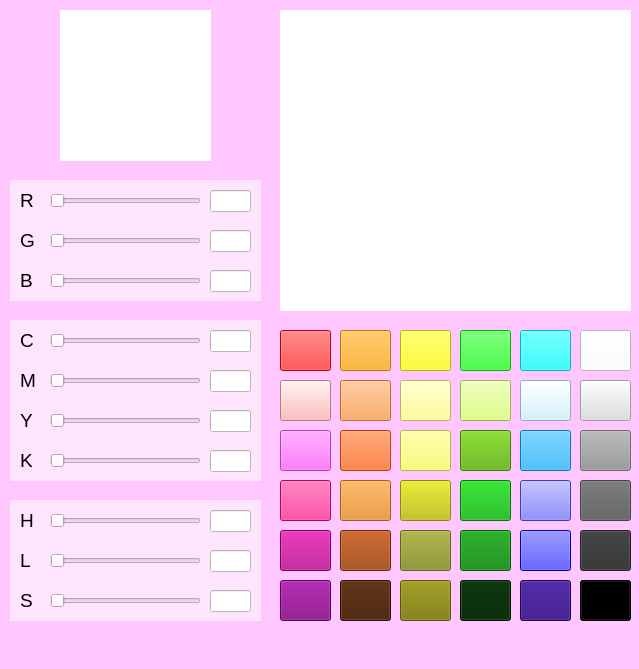
<?xml version="1.0" encoding="UTF-8"?>
<ui version="4.0">
 <class>MainWindow</class>
 <widget class="QMainWindow" name="MainWindow">
  <property name="geometry">
   <rect>
    <x>0</x>
    <y>0</y>
    <width>639</width>
    <height>669</height>
   </rect>
  </property>
  <property name="windowTitle">
   <string>MainWindow</string>
  </property>
  <property name="styleSheet">
   <string notr="true">background-color:rgb(255, 198, 255)</string>
  </property>
  <widget class="QWidget" name="centralwidget">
   <widget class="QSlider" name="slider2">
    <property name="geometry">
     <rect>
      <x>50</x>
      <y>230</y>
      <width>151</width>
      <height>22</height>
     </rect>
    </property>
    <property name="styleSheet">
     <string notr="true">background-color: rgb(255, 228, 254)
</string>
    </property>
    <property name="orientation">
     <enum>Qt::Horizontal</enum>
    </property>
   </widget>
   <widget class="QSlider" name="slider1">
    <property name="geometry">
     <rect>
      <x>50</x>
      <y>190</y>
      <width>151</width>
      <height>22</height>
     </rect>
    </property>
    <property name="styleSheet">
     <string notr="true">background-color: rgb(255, 228, 254)</string>
    </property>
    <property name="orientation">
     <enum>Qt::Horizontal</enum>
    </property>
   </widget>
   <widget class="QLineEdit" name="param2">
    <property name="geometry">
     <rect>
      <x>210</x>
      <y>230</y>
      <width>41</width>
      <height>22</height>
     </rect>
    </property>
    <property name="styleSheet">
     <string notr="true">background-color:white
</string>
    </property>
   </widget>
   <widget class="QSlider" name="slider3">
    <property name="geometry">
     <rect>
      <x>50</x>
      <y>270</y>
      <width>151</width>
      <height>22</height>
     </rect>
    </property>
    <property name="styleSheet">
     <string notr="true">background-color: rgb(255, 228, 254)</string>
    </property>
    <property name="orientation">
     <enum>Qt::Horizontal</enum>
    </property>
   </widget>
   <widget class="QLabel" name="cord3">
    <property name="geometry">
     <rect>
      <x>20</x>
      <y>270</y>
      <width>21</width>
      <height>21</height>
     </rect>
    </property>
    <property name="font">
     <font>
      <pointsize>14</pointsize>
     </font>
    </property>
    <property name="styleSheet">
     <string notr="true">background-color: rgb(255, 228, 254)</string>
    </property>
    <property name="text">
     <string>B</string>
    </property>
   </widget>
   <widget class="QLineEdit" name="param3">
    <property name="geometry">
     <rect>
      <x>210</x>
      <y>270</y>
      <width>41</width>
      <height>22</height>
     </rect>
    </property>
    <property name="styleSheet">
     <string notr="true">background-color:white</string>
    </property>
   </widget>
   <widget class="QLineEdit" name="param1">
    <property name="geometry">
     <rect>
      <x>210</x>
      <y>190</y>
      <width>41</width>
      <height>22</height>
     </rect>
    </property>
    <property name="styleSheet">
     <string notr="true">background-color:white</string>
    </property>
   </widget>
   <widget class="QWidget" name="color" native="true">
    <property name="geometry">
     <rect>
      <x>60</x>
      <y>10</y>
      <width>151</width>
      <height>151</height>
     </rect>
    </property>
    <property name="styleSheet">
     <string notr="true">background-color: white</string>
    </property>
   </widget>
   <widget class="QLabel" name="cord2">
    <property name="geometry">
     <rect>
      <x>20</x>
      <y>230</y>
      <width>21</width>
      <height>21</height>
     </rect>
    </property>
    <property name="font">
     <font>
      <pointsize>14</pointsize>
     </font>
    </property>
    <property name="styleSheet">
     <string notr="true">background-color: rgb(255, 228, 254)</string>
    </property>
    <property name="text">
     <string>G</string>
    </property>
   </widget>
   <widget class="QLabel" name="cord1">
    <property name="geometry">
     <rect>
      <x>20</x>
      <y>190</y>
      <width>21</width>
      <height>21</height>
     </rect>
    </property>
    <property name="font">
     <font>
      <pointsize>14</pointsize>
     </font>
    </property>
    <property name="styleSheet">
     <string notr="true">background-color: rgb(255, 228, 254)</string>
    </property>
    <property name="text">
     <string>R</string>
    </property>
   </widget>
   <widget class="QSlider" name="slider6">
    <property name="geometry">
     <rect>
      <x>50</x>
      <y>410</y>
      <width>151</width>
      <height>22</height>
     </rect>
    </property>
    <property name="styleSheet">
     <string notr="true">background-color: rgb(255, 228, 254)</string>
    </property>
    <property name="orientation">
     <enum>Qt::Horizontal</enum>
    </property>
   </widget>
   <widget class="QLabel" name="cord5">
    <property name="geometry">
     <rect>
      <x>20</x>
      <y>370</y>
      <width>21</width>
      <height>21</height>
     </rect>
    </property>
    <property name="font">
     <font>
      <pointsize>14</pointsize>
     </font>
    </property>
    <property name="styleSheet">
     <string notr="true">background-color: rgb(255, 228, 254)</string>
    </property>
    <property name="text">
     <string>M</string>
    </property>
   </widget>
   <widget class="QLineEdit" name="param6">
    <property name="geometry">
     <rect>
      <x>210</x>
      <y>410</y>
      <width>41</width>
      <height>22</height>
     </rect>
    </property>
    <property name="styleSheet">
     <string notr="true">background-color:white</string>
    </property>
   </widget>
   <widget class="QLabel" name="cord4">
    <property name="geometry">
     <rect>
      <x>20</x>
      <y>330</y>
      <width>21</width>
      <height>21</height>
     </rect>
    </property>
    <property name="font">
     <font>
      <pointsize>14</pointsize>
     </font>
    </property>
    <property name="styleSheet">
     <string notr="true">background-color: rgb(255, 228, 254)</string>
    </property>
    <property name="text">
     <string>C</string>
    </property>
   </widget>
   <widget class="QSlider" name="slider4">
    <property name="geometry">
     <rect>
      <x>50</x>
      <y>330</y>
      <width>151</width>
      <height>22</height>
     </rect>
    </property>
    <property name="styleSheet">
     <string notr="true">background-color: rgb(255, 228, 254)</string>
    </property>
    <property name="orientation">
     <enum>Qt::Horizontal</enum>
    </property>
   </widget>
   <widget class="QLineEdit" name="param5">
    <property name="geometry">
     <rect>
      <x>210</x>
      <y>370</y>
      <width>41</width>
      <height>22</height>
     </rect>
    </property>
    <property name="styleSheet">
     <string notr="true">background-color:white
</string>
    </property>
   </widget>
   <widget class="QSlider" name="slider5">
    <property name="geometry">
     <rect>
      <x>50</x>
      <y>370</y>
      <width>151</width>
      <height>22</height>
     </rect>
    </property>
    <property name="styleSheet">
     <string notr="true">background-color: rgb(255, 228, 254)</string>
    </property>
    <property name="orientation">
     <enum>Qt::Horizontal</enum>
    </property>
   </widget>
   <widget class="QLineEdit" name="param4">
    <property name="geometry">
     <rect>
      <x>210</x>
      <y>330</y>
      <width>41</width>
      <height>22</height>
     </rect>
    </property>
    <property name="styleSheet">
     <string notr="true">background-color:white</string>
    </property>
   </widget>
   <widget class="QLabel" name="cord6">
    <property name="geometry">
     <rect>
      <x>20</x>
      <y>410</y>
      <width>21</width>
      <height>21</height>
     </rect>
    </property>
    <property name="font">
     <font>
      <pointsize>14</pointsize>
     </font>
    </property>
    <property name="styleSheet">
     <string notr="true">background-color: rgb(255, 228, 254)</string>
    </property>
    <property name="text">
     <string>Y</string>
    </property>
   </widget>
   <widget class="QLineEdit" name="param7">
    <property name="geometry">
     <rect>
      <x>210</x>
      <y>450</y>
      <width>41</width>
      <height>22</height>
     </rect>
    </property>
    <property name="styleSheet">
     <string notr="true">background-color:white</string>
    </property>
   </widget>
   <widget class="QSlider" name="slider7">
    <property name="geometry">
     <rect>
      <x>50</x>
      <y>450</y>
      <width>151</width>
      <height>22</height>
     </rect>
    </property>
    <property name="styleSheet">
     <string notr="true">background-color: rgb(255, 228, 254)</string>
    </property>
    <property name="orientation">
     <enum>Qt::Horizontal</enum>
    </property>
   </widget>
   <widget class="QLabel" name="cord7">
    <property name="geometry">
     <rect>
      <x>20</x>
      <y>450</y>
      <width>21</width>
      <height>21</height>
     </rect>
    </property>
    <property name="font">
     <font>
      <pointsize>14</pointsize>
     </font>
    </property>
    <property name="styleSheet">
     <string notr="true">background-color: rgb(255, 228, 254)</string>
    </property>
    <property name="text">
     <string>K</string>
    </property>
   </widget>
   <widget class="QSlider" name="slider10">
    <property name="geometry">
     <rect>
      <x>50</x>
      <y>590</y>
      <width>151</width>
      <height>22</height>
     </rect>
    </property>
    <property name="styleSheet">
     <string notr="true">background-color: rgb(255, 228, 254)</string>
    </property>
    <property name="orientation">
     <enum>Qt::Horizontal</enum>
    </property>
   </widget>
   <widget class="QLabel" name="cord9">
    <property name="geometry">
     <rect>
      <x>20</x>
      <y>550</y>
      <width>21</width>
      <height>21</height>
     </rect>
    </property>
    <property name="font">
     <font>
      <pointsize>14</pointsize>
     </font>
    </property>
    <property name="styleSheet">
     <string notr="true">background-color: rgb(255, 228, 254)</string>
    </property>
    <property name="text">
     <string>L</string>
    </property>
   </widget>
   <widget class="QLineEdit" name="param10">
    <property name="geometry">
     <rect>
      <x>210</x>
      <y>590</y>
      <width>41</width>
      <height>22</height>
     </rect>
    </property>
    <property name="styleSheet">
     <string notr="true">background-color:white</string>
    </property>
   </widget>
   <widget class="QLabel" name="cord8">
    <property name="geometry">
     <rect>
      <x>20</x>
      <y>510</y>
      <width>21</width>
      <height>21</height>
     </rect>
    </property>
    <property name="font">
     <font>
      <pointsize>14</pointsize>
     </font>
    </property>
    <property name="styleSheet">
     <string notr="true">background-color: rgb(255, 228, 254)</string>
    </property>
    <property name="text">
     <string>H</string>
    </property>
   </widget>
   <widget class="QSlider" name="slider8">
    <property name="geometry">
     <rect>
      <x>50</x>
      <y>510</y>
      <width>151</width>
      <height>22</height>
     </rect>
    </property>
    <property name="styleSheet">
     <string notr="true">background-color: rgb(255, 228, 254)</string>
    </property>
    <property name="orientation">
     <enum>Qt::Horizontal</enum>
    </property>
   </widget>
   <widget class="QLineEdit" name="param9">
    <property name="geometry">
     <rect>
      <x>210</x>
      <y>550</y>
      <width>41</width>
      <height>22</height>
     </rect>
    </property>
    <property name="styleSheet">
     <string notr="true">background-color:white
</string>
    </property>
   </widget>
   <widget class="QSlider" name="slider9">
    <property name="geometry">
     <rect>
      <x>50</x>
      <y>550</y>
      <width>151</width>
      <height>22</height>
     </rect>
    </property>
    <property name="styleSheet">
     <string notr="true">background-color: rgb(255, 228, 254)</string>
    </property>
    <property name="orientation">
     <enum>Qt::Horizontal</enum>
    </property>
   </widget>
   <widget class="QLineEdit" name="param8">
    <property name="geometry">
     <rect>
      <x>210</x>
      <y>510</y>
      <width>41</width>
      <height>22</height>
     </rect>
    </property>
    <property name="styleSheet">
     <string notr="true">background-color:white</string>
    </property>
   </widget>
   <widget class="QLabel" name="cord10">
    <property name="geometry">
     <rect>
      <x>20</x>
      <y>590</y>
      <width>21</width>
      <height>21</height>
     </rect>
    </property>
    <property name="font">
     <font>
      <pointsize>14</pointsize>
     </font>
    </property>
    <property name="styleSheet">
     <string notr="true">background-color: rgb(255, 228, 254)</string>
    </property>
    <property name="text">
     <string>S</string>
    </property>
   </widget>
   <widget class="QWidget" name="color_2" native="true">
    <property name="geometry">
     <rect>
      <x>10</x>
      <y>180</y>
      <width>251</width>
      <height>121</height>
     </rect>
    </property>
    <property name="styleSheet">
     <string notr="true">background-color: rgb(255, 228, 254)</string>
    </property>
   </widget>
   <widget class="QWidget" name="color_3" native="true">
    <property name="geometry">
     <rect>
      <x>10</x>
      <y>320</y>
      <width>251</width>
      <height>161</height>
     </rect>
    </property>
    <property name="styleSheet">
     <string notr="true">background-color: rgb(255, 228, 254)</string>
    </property>
   </widget>
   <widget class="QWidget" name="color_4" native="true">
    <property name="geometry">
     <rect>
      <x>10</x>
      <y>500</y>
      <width>251</width>
      <height>121</height>
     </rect>
    </property>
    <property name="styleSheet">
     <string notr="true">background-color: rgb(255, 228, 254)</string>
    </property>
   </widget>
   <widget class="QPushButton" name="pushButton">
    <property name="geometry">
     <rect>
      <x>280</x>
      <y>330</y>
      <width>51</width>
      <height>41</height>
     </rect>
    </property>
    <property name="styleSheet">
     <string notr="true">background-color: red</string>
    </property>
    <property name="text">
     <string/>
    </property>
   </widget>
   <widget class="QPushButton" name="pushButton_2">
    <property name="geometry">
     <rect>
      <x>400</x>
      <y>330</y>
      <width>51</width>
      <height>41</height>
     </rect>
    </property>
    <property name="styleSheet">
     <string notr="true">background-color: yellow</string>
    </property>
    <property name="text">
     <string/>
    </property>
   </widget>
   <widget class="QPushButton" name="pushButton_3">
    <property name="geometry">
     <rect>
      <x>460</x>
      <y>530</y>
      <width>51</width>
      <height>41</height>
     </rect>
    </property>
    <property name="styleSheet">
     <string notr="true">background-color: green</string>
    </property>
    <property name="text">
     <string/>
    </property>
   </widget>
   <widget class="QPushButton" name="pushButton_4">
    <property name="geometry">
     <rect>
      <x>520</x>
      <y>530</y>
      <width>51</width>
      <height>41</height>
     </rect>
    </property>
    <property name="styleSheet">
     <string notr="true">background-color: blue</string>
    </property>
    <property name="text">
     <string/>
    </property>
   </widget>
   <widget class="QPushButton" name="pushButton_5">
    <property name="geometry">
     <rect>
      <x>280</x>
      <y>530</y>
      <width>51</width>
      <height>41</height>
     </rect>
    </property>
    <property name="styleSheet">
     <string notr="true">background-color: rgb(170, 0, 127)</string>
    </property>
    <property name="text">
     <string/>
    </property>
   </widget>
   <widget class="QPushButton" name="pushButton_6">
    <property name="geometry">
     <rect>
      <x>580</x>
      <y>330</y>
      <width>51</width>
      <height>41</height>
     </rect>
    </property>
    <property name="styleSheet">
     <string notr="true">background-color: white</string>
    </property>
    <property name="text">
     <string/>
    </property>
   </widget>
   <widget class="QPushButton" name="pushButton_7">
    <property name="geometry">
     <rect>
      <x>280</x>
      <y>480</y>
      <width>51</width>
      <height>41</height>
     </rect>
    </property>
    <property name="styleSheet">
     <string notr="true">background-color: rgb(255, 0, 127)</string>
    </property>
    <property name="text">
     <string/>
    </property>
   </widget>
   <widget class="QPushButton" name="pushButton_8">
    <property name="geometry">
     <rect>
      <x>520</x>
      <y>330</y>
      <width>51</width>
      <height>41</height>
     </rect>
    </property>
    <property name="styleSheet">
     <string notr="true">background-color: cyan</string>
    </property>
    <property name="text">
     <string/>
    </property>
   </widget>
   <widget class="QPushButton" name="pushButton_9">
    <property name="geometry">
     <rect>
      <x>580</x>
      <y>380</y>
      <width>51</width>
      <height>41</height>
     </rect>
    </property>
    <property name="styleSheet">
     <string notr="true">background-color: rgb(222, 222, 222)</string>
    </property>
    <property name="text">
     <string/>
    </property>
   </widget>
   <widget class="QPushButton" name="pushButton_11">
    <property name="geometry">
     <rect>
      <x>280</x>
      <y>580</y>
      <width>51</width>
      <height>41</height>
     </rect>
    </property>
    <property name="styleSheet">
     <string notr="true">background-color: purple</string>
    </property>
    <property name="text">
     <string/>
    </property>
   </widget>
   <widget class="QPushButton" name="pushButton_12">
    <property name="geometry">
     <rect>
      <x>460</x>
      <y>380</y>
      <width>51</width>
      <height>41</height>
     </rect>
    </property>
    <property name="styleSheet">
     <string notr="true">background-color: rgb(214, 255, 101)
</string>
    </property>
    <property name="text">
     <string/>
    </property>
   </widget>
   <widget class="QPushButton" name="pushButton_13">
    <property name="geometry">
     <rect>
      <x>340</x>
      <y>430</y>
      <width>51</width>
      <height>41</height>
     </rect>
    </property>
    <property name="styleSheet">
     <string notr="true">background-color: rgb(255, 85, 0)</string>
    </property>
    <property name="text">
     <string/>
    </property>
   </widget>
   <widget class="QPushButton" name="pushButton_14">
    <property name="geometry">
     <rect>
      <x>460</x>
      <y>330</y>
      <width>51</width>
      <height>41</height>
     </rect>
    </property>
    <property name="styleSheet">
     <string notr="true">background-color: rgb(0, 255, 0)</string>
    </property>
    <property name="text">
     <string/>
    </property>
   </widget>
   <widget class="QPushButton" name="pushButton_15">
    <property name="geometry">
     <rect>
      <x>580</x>
      <y>430</y>
      <width>51</width>
      <height>41</height>
     </rect>
    </property>
    <property name="styleSheet">
     <string notr="true">background-color: rgb(152, 152, 152)</string>
    </property>
    <property name="text">
     <string/>
    </property>
   </widget>
   <widget class="QPushButton" name="pushButton_16">
    <property name="geometry">
     <rect>
      <x>340</x>
      <y>380</y>
      <width>51</width>
      <height>41</height>
     </rect>
    </property>
    <property name="styleSheet">
     <string notr="true">background-color:rgb(255, 151, 65)</string>
    </property>
    <property name="text">
     <string/>
    </property>
   </widget>
   <widget class="QPushButton" name="pushButton_17">
    <property name="geometry">
     <rect>
      <x>400</x>
      <y>380</y>
      <width>51</width>
      <height>41</height>
     </rect>
    </property>
    <property name="styleSheet">
     <string notr="true">background-color: rgb(255, 255, 127)</string>
    </property>
    <property name="text">
     <string/>
    </property>
   </widget>
   <widget class="QPushButton" name="pushButton_18">
    <property name="geometry">
     <rect>
      <x>520</x>
      <y>430</y>
      <width>51</width>
      <height>41</height>
     </rect>
    </property>
    <property name="styleSheet">
     <string notr="true">background-color: rgb(0, 170, 255)</string>
    </property>
    <property name="text">
     <string/>
    </property>
   </widget>
   <widget class="QPushButton" name="pushButton_19">
    <property name="geometry">
     <rect>
      <x>340</x>
      <y>530</y>
      <width>51</width>
      <height>41</height>
     </rect>
    </property>
    <property name="styleSheet">
     <string notr="true">background-color: rgb(149, 55, 0)</string>
    </property>
    <property name="text">
     <string/>
    </property>
   </widget>
   <widget class="QPushButton" name="pushButton_20">
    <property name="geometry">
     <rect>
      <x>460</x>
      <y>430</y>
      <width>51</width>
      <height>41</height>
     </rect>
    </property>
    <property name="styleSheet">
     <string notr="true">background-color: rgb(85, 170, 0)</string>
    </property>
    <property name="text">
     <string/>
    </property>
   </widget>
   <widget class="QPushButton" name="pushButton_21">
    <property name="geometry">
     <rect>
      <x>580</x>
      <y>480</y>
      <width>51</width>
      <height>41</height>
     </rect>
    </property>
    <property name="styleSheet">
     <string notr="true">background-color: rgb(93, 93, 93)</string>
    </property>
    <property name="text">
     <string/>
    </property>
   </widget>
   <widget class="QPushButton" name="pushButton_22">
    <property name="geometry">
     <rect>
      <x>400</x>
      <y>480</y>
      <width>51</width>
      <height>41</height>
     </rect>
    </property>
    <property name="styleSheet">
     <string notr="true">background-color: rgb(194, 194, 0)</string>
    </property>
    <property name="text">
     <string/>
    </property>
   </widget>
   <widget class="QPushButton" name="pushButton_23">
    <property name="geometry">
     <rect>
      <x>400</x>
      <y>430</y>
      <width>51</width>
      <height>41</height>
     </rect>
    </property>
    <property name="styleSheet">
     <string notr="true">background-color: rgb(252, 255, 84)</string>
    </property>
    <property name="text">
     <string/>
    </property>
   </widget>
   <widget class="QPushButton" name="pushButton_24">
    <property name="geometry">
     <rect>
      <x>520</x>
      <y>480</y>
      <width>51</width>
      <height>41</height>
     </rect>
    </property>
    <property name="styleSheet">
     <string notr="true">background-color: rgb(85, 85, 255)</string>
    </property>
    <property name="text">
     <string/>
    </property>
   </widget>
   <widget class="QPushButton" name="pushButton_25">
    <property name="geometry">
     <rect>
      <x>400</x>
      <y>580</y>
      <width>51</width>
      <height>41</height>
     </rect>
    </property>
    <property name="styleSheet">
     <string notr="true">background-color: rgb(122, 118, 0)</string>
    </property>
    <property name="text">
     <string/>
    </property>
   </widget>
   <widget class="QPushButton" name="pushButton_26">
    <property name="geometry">
     <rect>
      <x>340</x>
      <y>480</y>
      <width>51</width>
      <height>41</height>
     </rect>
    </property>
    <property name="styleSheet">
     <string notr="true">background-color: rgb(225, 134, 23)</string>
    </property>
    <property name="text">
     <string/>
    </property>
   </widget>
   <widget class="QPushButton" name="pushButton_27">
    <property name="geometry">
     <rect>
      <x>280</x>
      <y>430</y>
      <width>51</width>
      <height>41</height>
     </rect>
    </property>
    <property name="styleSheet">
     <string notr="true">background-color: rgb(255, 85, 255)</string>
    </property>
    <property name="text">
     <string/>
    </property>
   </widget>
   <widget class="QPushButton" name="pushButton_28">
    <property name="geometry">
     <rect>
      <x>520</x>
      <y>380</y>
      <width>51</width>
      <height>41</height>
     </rect>
    </property>
    <property name="styleSheet">
     <string notr="true">background-color: rgb(201, 241, 255)</string>
    </property>
    <property name="text">
     <string/>
    </property>
   </widget>
   <widget class="QPushButton" name="pushButton_29">
    <property name="geometry">
     <rect>
      <x>580</x>
      <y>530</y>
      <width>51</width>
      <height>41</height>
     </rect>
    </property>
    <property name="styleSheet">
     <string notr="true">background-color: rgb(48, 48, 48)</string>
    </property>
    <property name="text">
     <string/>
    </property>
   </widget>
   <widget class="QPushButton" name="pushButton_30">
    <property name="geometry">
     <rect>
      <x>460</x>
      <y>480</y>
      <width>51</width>
      <height>41</height>
     </rect>
    </property>
    <property name="styleSheet">
     <string notr="true">background-color: rgb(0, 170, 0)</string>
    </property>
    <property name="text">
     <string/>
    </property>
   </widget>
   <widget class="QPushButton" name="pushButton_31">
    <property name="geometry">
     <rect>
      <x>400</x>
      <y>530</y>
      <width>51</width>
      <height>41</height>
     </rect>
    </property>
    <property name="styleSheet">
     <string notr="true">background-color: rgb(135, 141, 31)</string>
    </property>
    <property name="text">
     <string/>
    </property>
   </widget>
   <widget class="QPushButton" name="pushButton_32">
    <property name="geometry">
     <rect>
      <x>340</x>
      <y>580</y>
      <width>51</width>
      <height>41</height>
     </rect>
    </property>
    <property name="styleSheet">
     <string notr="true">background-color: rgb(66, 27, 0)</string>
    </property>
    <property name="text">
     <string/>
    </property>
   </widget>
   <widget class="QPushButton" name="pushButton_33">
    <property name="geometry">
     <rect>
      <x>280</x>
      <y>380</y>
      <width>51</width>
      <height>41</height>
     </rect>
    </property>
    <property name="styleSheet">
     <string notr="true">background-color:rgb(255, 172, 172)</string>
    </property>
    <property name="text">
     <string/>
    </property>
   </widget>
   <widget class="QPushButton" name="pushButton_34">
    <property name="geometry">
     <rect>
      <x>520</x>
      <y>580</y>
      <width>51</width>
      <height>41</height>
     </rect>
    </property>
    <property name="styleSheet">
     <string notr="true">background-color: rgb(39, 0, 118)</string>
    </property>
    <property name="text">
     <string/>
    </property>
   </widget>
   <widget class="QPushButton" name="pushButton_35">
    <property name="geometry">
     <rect>
      <x>580</x>
      <y>580</y>
      <width>51</width>
      <height>41</height>
     </rect>
    </property>
    <property name="styleSheet">
     <string notr="true">background-color: black</string>
    </property>
    <property name="text">
     <string/>
    </property>
   </widget>
   <widget class="QPushButton" name="pushButton_36">
    <property name="geometry">
     <rect>
      <x>460</x>
      <y>580</y>
      <width>51</width>
      <height>41</height>
     </rect>
    </property>
    <property name="styleSheet">
     <string notr="true">background-color: rgb(0, 38, 0)</string>
    </property>
    <property name="text">
     <string/>
    </property>
   </widget>
   <widget class="QPushButton" name="pushButton_10">
    <property name="geometry">
     <rect>
      <x>340</x>
      <y>330</y>
      <width>51</width>
      <height>41</height>
     </rect>
    </property>
    <property name="styleSheet">
     <string notr="true">background-color: orange</string>
    </property>
    <property name="text">
     <string/>
    </property>
   </widget>
   <widget class="QLabel" name="gradient">
    <property name="geometry">
     <rect>
      <x>280</x>
      <y>10</y>
      <width>351</width>
      <height>301</height>
     </rect>
    </property>
    <property name="styleSheet">
     <string notr="true">background-color: white</string>
    </property>
    <property name="text">
     <string/>
    </property>
   </widget>
   <zorder>color_4</zorder>
   <zorder>color_3</zorder>
   <zorder>color_2</zorder>
   <zorder>slider2</zorder>
   <zorder>slider1</zorder>
   <zorder>param2</zorder>
   <zorder>slider3</zorder>
   <zorder>cord3</zorder>
   <zorder>param3</zorder>
   <zorder>param1</zorder>
   <zorder>color</zorder>
   <zorder>cord2</zorder>
   <zorder>cord1</zorder>
   <zorder>slider6</zorder>
   <zorder>cord5</zorder>
   <zorder>param6</zorder>
   <zorder>cord4</zorder>
   <zorder>slider4</zorder>
   <zorder>param5</zorder>
   <zorder>slider5</zorder>
   <zorder>param4</zorder>
   <zorder>cord6</zorder>
   <zorder>param7</zorder>
   <zorder>slider7</zorder>
   <zorder>cord7</zorder>
   <zorder>slider10</zorder>
   <zorder>cord9</zorder>
   <zorder>param10</zorder>
   <zorder>cord8</zorder>
   <zorder>slider8</zorder>
   <zorder>param9</zorder>
   <zorder>slider9</zorder>
   <zorder>param8</zorder>
   <zorder>cord10</zorder>
   <zorder>pushButton</zorder>
   <zorder>pushButton_2</zorder>
   <zorder>pushButton_3</zorder>
   <zorder>pushButton_4</zorder>
   <zorder>pushButton_5</zorder>
   <zorder>pushButton_6</zorder>
   <zorder>pushButton_7</zorder>
   <zorder>pushButton_8</zorder>
   <zorder>pushButton_9</zorder>
   <zorder>pushButton_11</zorder>
   <zorder>pushButton_12</zorder>
   <zorder>pushButton_13</zorder>
   <zorder>pushButton_14</zorder>
   <zorder>pushButton_15</zorder>
   <zorder>pushButton_16</zorder>
   <zorder>pushButton_17</zorder>
   <zorder>pushButton_18</zorder>
   <zorder>pushButton_19</zorder>
   <zorder>pushButton_20</zorder>
   <zorder>pushButton_21</zorder>
   <zorder>pushButton_22</zorder>
   <zorder>pushButton_23</zorder>
   <zorder>pushButton_24</zorder>
   <zorder>pushButton_25</zorder>
   <zorder>pushButton_26</zorder>
   <zorder>pushButton_27</zorder>
   <zorder>pushButton_28</zorder>
   <zorder>pushButton_29</zorder>
   <zorder>pushButton_30</zorder>
   <zorder>pushButton_31</zorder>
   <zorder>pushButton_32</zorder>
   <zorder>pushButton_33</zorder>
   <zorder>pushButton_34</zorder>
   <zorder>pushButton_35</zorder>
   <zorder>pushButton_36</zorder>
   <zorder>pushButton_10</zorder>
   <zorder>gradient</zorder>
  </widget>
  <widget class="QMenuBar" name="menubar">
   <property name="geometry">
    <rect>
     <x>0</x>
     <y>0</y>
     <width>639</width>
     <height>22</height>
    </rect>
   </property>
  </widget>
  <widget class="QStatusBar" name="statusbar"/>
 </widget>
 <resources/>
 <connections/>
</ui>
